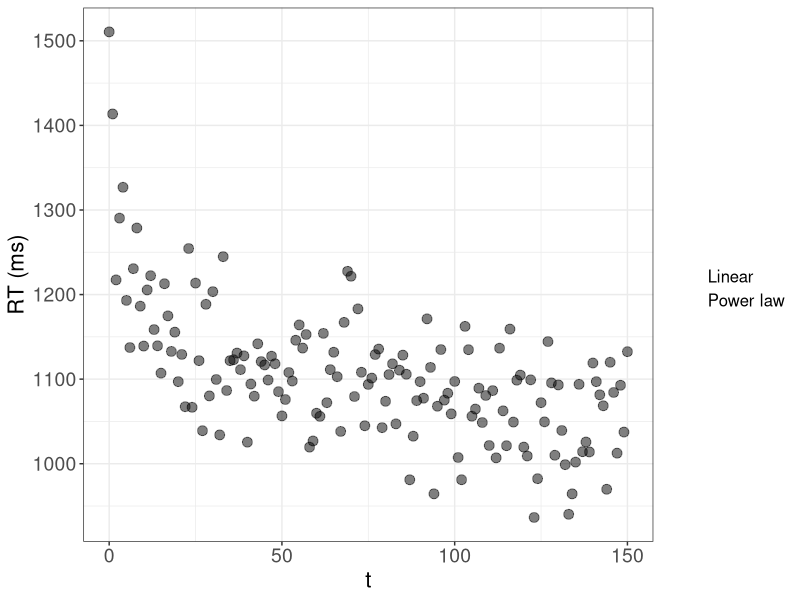
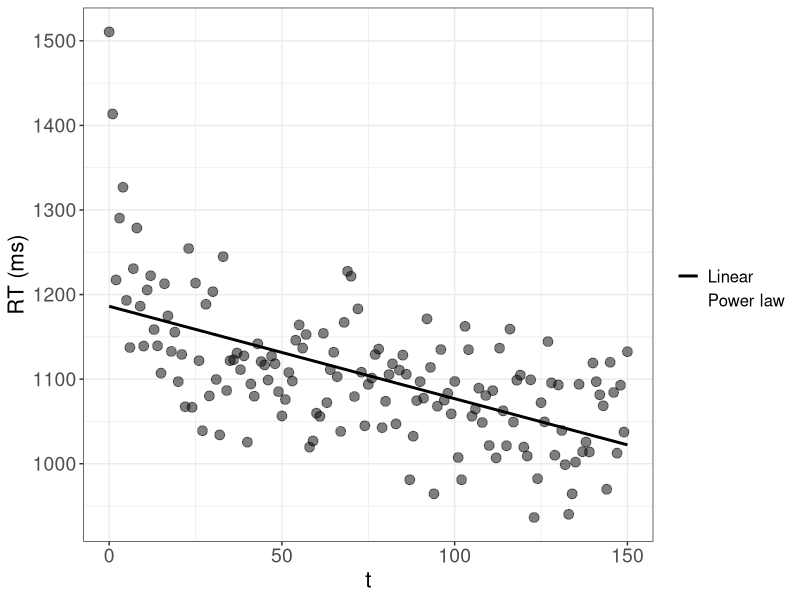
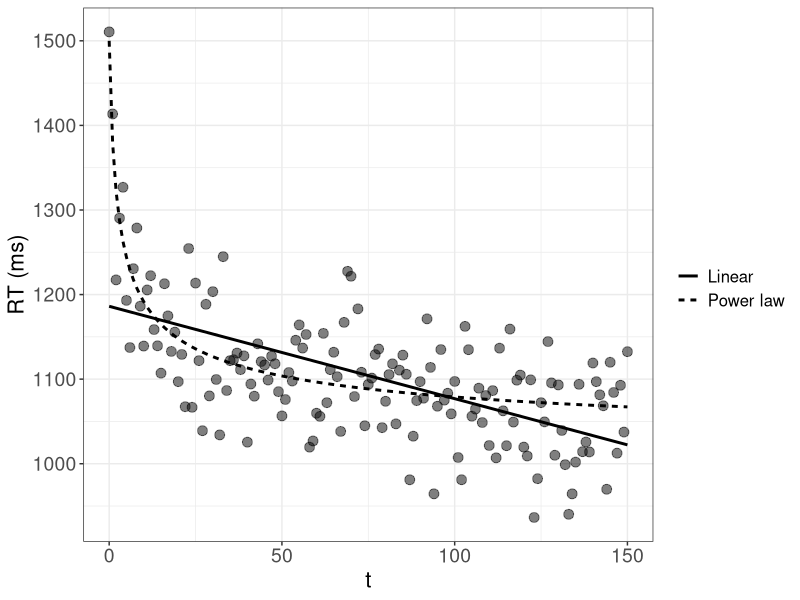
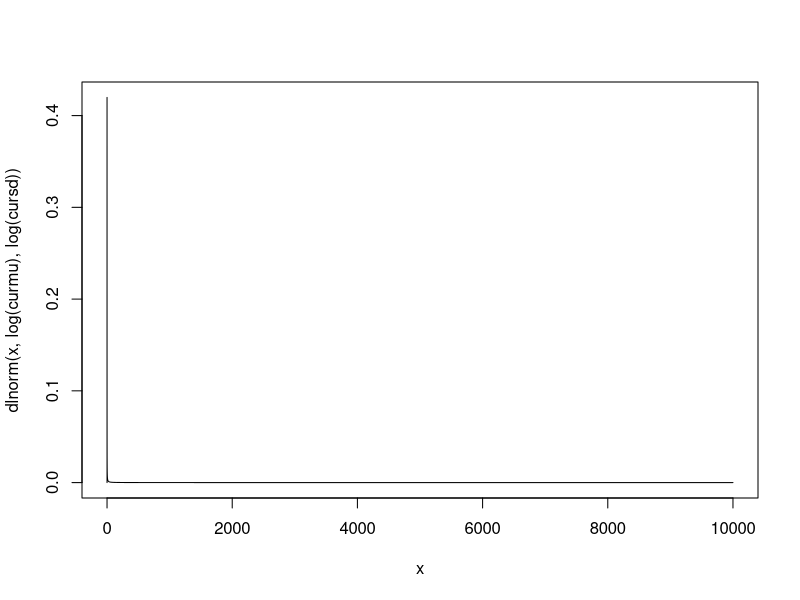
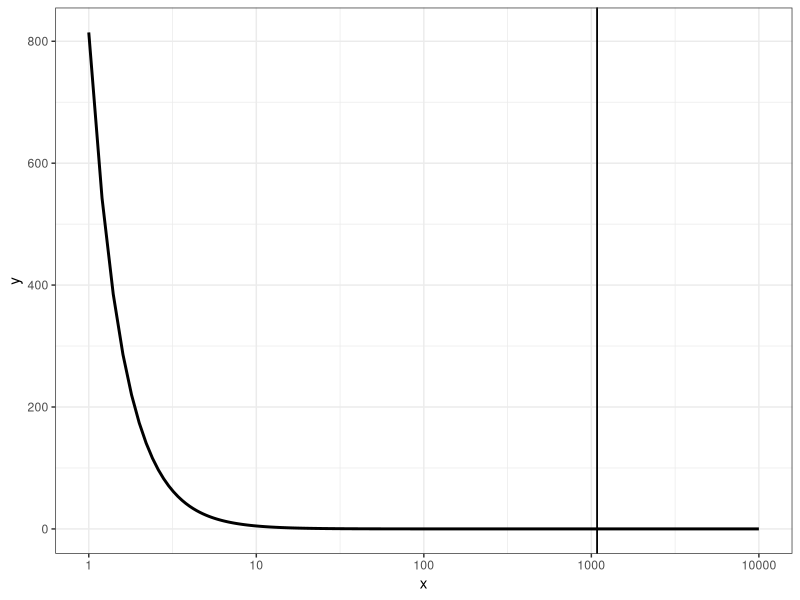
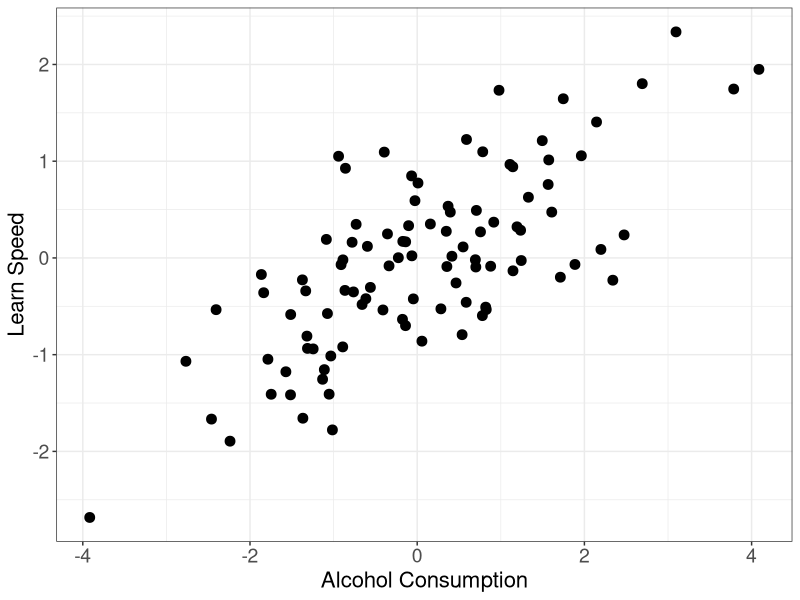
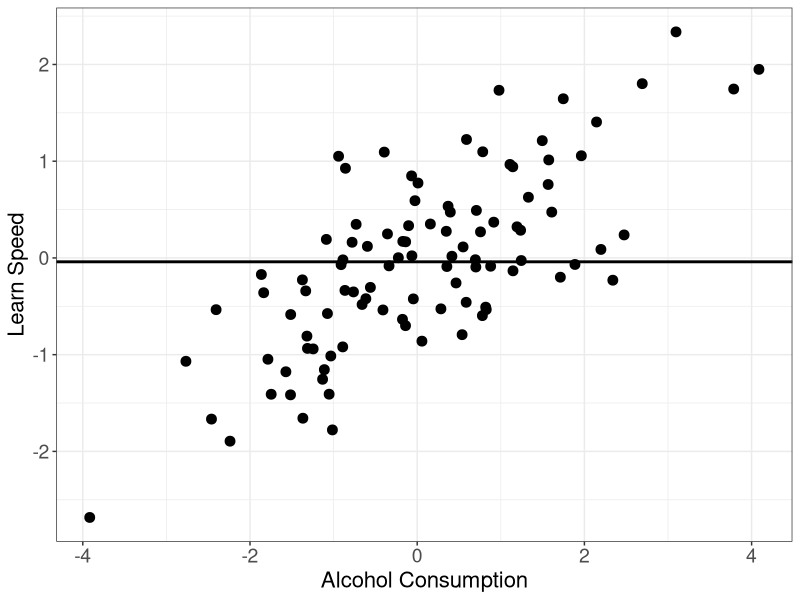
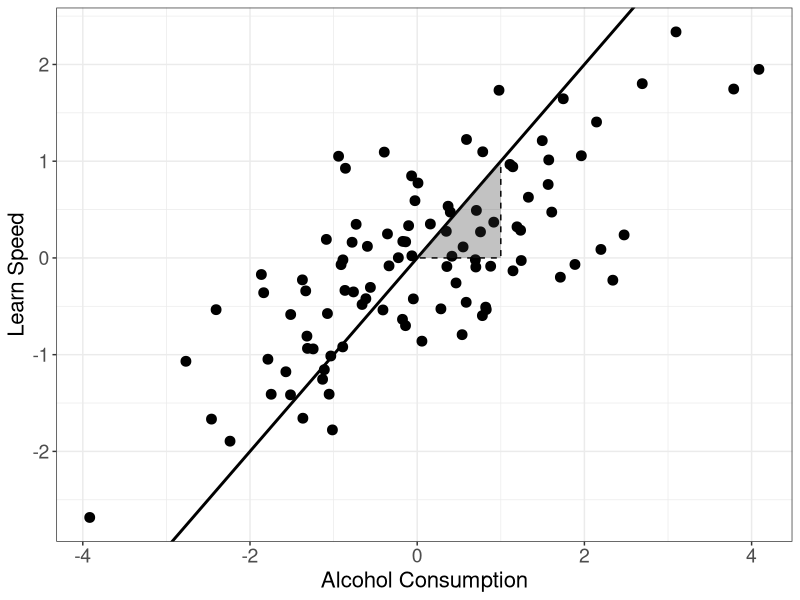

The R script that drew these images, in order:
## ---- chunk 1
library(dplyr)  # basic package for changing data structures.

library(ggplot2)  # important package for plotting.

thlg <- theme(axis.title = element_text(size = 16),
              axis.text = element_text(size = 14),
              legend.title = element_text(size = 14),
              legend.text = element_text(size = 12))
## ---- chunk 2

# Forgetting data:
  N <- 150
  t <- 0:N

  # Power:
    Ap <- 1000
    Bp <- 500
    bet <- 0.4
  
    RTp <- Ap + Bp * (t + 1)^(-bet) + rnorm(N + 1, 0, 50)

  # Exponential:
    Ae <- 1000
    Be <- 500
    alp <- 0.6
  
    RTe <- Ae + Be * exp(-alp * t) + rnorm(N + 1, 0, 50)

  # Linear:

# Plotting:
  pow_lin_dat <- data.frame(t = t, RTp = RTp, RTe = RTe,
              pred_p = Ap + Bp * (t + 1)^(-bet),
              pred_e = Ae + Be * exp(-alp * t)) %>%
    ggplot(aes(x = t)) +
    geom_point(aes(y = RTp), size = 3, alpha = 0.5) +
    labs(y = "RT (ms)", linetype = "") +
    geom_line(aes(y = pred_p, linetype = "Power law"), linewidth = 1, color = NA) +
    # geom_line(aes(y = pred_e, linetype = "Exponetial law"), linewidth = 1) +
    # Linear:
    geom_smooth(aes(y = RTp, linetype = "Linear"), method = "lm", se = FALSE, linewidth = 1, color = NA) +
    theme_bw() +
    thlg

  pow_lin_dat

  ggsave("_figures/pow_lin_dat.png", height = 12, width = 16, unit = "cm")


  pow_lin <- pow_lin_dat +
    # geom_line(aes(y = pred_e, linetype = "Exponetial law"), linewidth = 1) +
    # Linear:
    geom_smooth(aes(y = RTp, linetype = "Linear"), method = "lm", se = FALSE, linewidth = 1, color = "black")

  
  pow_lin
  ggsave("_figures/lin.png", height = 12, width = 16, unit = "cm")


  pow_lin +
    geom_line(aes(y = pred_p, linetype = "Power law"), linewidth = 1)

  ggsave("_figures/pow_lin.png", height = 12, width = 16, unit = "cm")

## ---- chunk 3
# Average tax cut of $ 1,083 
# 
# But: 80% receive less than this cut, half (around 45 Million people) receive less than $ 100, $ 30,127 for the top 1%

# Try with lognormal:
  curmu <- 0.01
  cursd <- 10000
  
  x <- seq(0, curmu + cursd, by = 0.1)
  plot(x, dlnorm(x, log(curmu), log(cursd)), type = "l")
  
  
  1- plnorm(c(30127), log(curmu), log(cursd))
  plnorm(c(1083, 100), log(curmu), log(cursd))
  
  # Target probabilities:
  c(0.01, 0.8, 0.5)
  
  # Use a pareto distribution:
    # Equations:
    # x_m = 1/(1 - 0.5)^(-1/a) = 100
    # x_m = 1/(1 - 0.8)^(-1/a) = 1083
    # x_m = 1/(1 - 0.01)^(-1/a) = 30127
    # a <- 1083/(1083-x_m)


    x_m <- 200 

    a <- 1083/(1083-x_m)
    
    
    x <- seq(1, 10000, by = 0.2)

    pout <- (a * x_m^a)/(x^(a+1))  # PDF.

    (mpar <- (a * x_m)/(a - 1))
    # To have a mean of 1083 a can be: a = mpar/(mpar - x_m)
    
    (qtpar08 <- x_m * (1 - 0.8)^(-1/a))  # 30127

    (qtpar05 <- x_m * (1 - 0.5)^(-1/a))
    

    data.frame(x = x, y = pout) %>%
      ggplot(aes(x = x, y = y)) +
      geom_line(linewidth = 1) +
      geom_vline(aes(linetype = "mean"), xintercept = mpar) +
      geom_vline(aes(linetype = "mean"), xintercept = mpar) +
      scale_x_continuous(trans = "log10") +
      thlg +
      theme_bw()
  

## ---- chunk 4
# Simple linear relationship:
  n <- 100
  set.seed(09234)
  learn_speed <- rnorm(n)
  alcohol <- rnorm(n, learn_speed)  # assuming that more intelligent people drink more  
## ---- chunk 5

  plt_alc_learn <- data.frame(alcohol = alcohol, learn_speed = learn_speed) %>%
    ggplot(aes(x = alcohol, y = learn_speed)) +
    geom_point(size = 3) +
    labs(x = "Alcohol Consumption", y = "Learn Speed", linetype = "") +
    theme_bw() +
    thlg

# Show and save:
plt_alc_learn

ggsave("_figures/alc_learn_raw.png", height = 12, width = 12, unit = "cm")
## ---- chunk 6
plt_alc_learn +
    geom_hline(yintercept = mean(learn_speed), linewidth = 1)

ggsave("_figures/alc_learn_mean.png", height = 12, width = 12, unit = "cm")
## ---- chunk 7
  plt_alc_learn +
      # Linear:
      geom_abline(slope = 1, linewidth = 1) +
      annotate(geom = "polygon", x = c(1, 0, 1), y = c(1, 0, 0),
              linetype = "dashed", color = "black",
              alpha = 0.3)
  
  ggsave("_figures/alc_learn_lm.png", height = 12, width = 12, unit = "cm")


# Fitted model:
  fit <- lm(learn_speed ~ alcohol)
  summary(fit)

  ic <- coef(fit)["(Intercept)"]   # intercept.
  slp <- coef(fit)["alcohol"]

plt_alc_learn +
    # Linear:
    geom_smooth(method = "lm", se = FALSE, linewidth = 1, color = "black") +
    geom_abline(intercept = ic, slope = slp, linewidth = 1) +
    annotate(geom = "polygon", x = c(1, 0, 1), y = c(1, 0, 0) * slp + ic,
            linetype = "dashed", color = "black",
            alpha = 0.3) +
    annotate(geom = "text", x = 1, y = slp/2 + ic, label = round(slp, 2), size = 6, hjust = 0)

ggsave("_figures/alc_learn_fit.png", height = 12, width = 12, unit = "cm")
## ---- chunk 8
n_correct <- 0:10
pvals <- dbinom(n_correct, size = 10, prob = .75)
pmass <- data.frame(n_correct = factor(n_correct), pn = pvals) %>%
  ggplot(aes(x = n_correct, y = pn)) +
  geom_col() +
  # scale_x_binned(n.breaks = 11, show.limits = TRUE, right = FALSE) +
  theme_classic()

pmass
ggsave("_figures/pmass.png", height = 12, width = 12, unit = "cm")

pmass +
  annotate(geom = "segment", 
           x = 8, y = 0, yend = pvals[n_correct == 7], linetype = "dashed", linewidth = 1) +
  annotate(geom = "segment", 
           x = 0, xend = 8, y = pvals[n_correct == 7], linetype = "dashed", linewidth = 1) +
  annotate(geom = "point", x = 8, y = pvals[n_correct == 7], size = 3)

ggsave("_figures/pmass_lik.png", height = 12, width = 12, unit = "cm")

# Density:
tr <- seq(0, 30, by = 0.01)
dvals <- dlnorm(tr, 2, 1.7)
pdens <- data.frame(t = tr, dens = dvals) %>%
  ggplot(aes(x = tr, y = dens)) +
  geom_line(linewidth = 1) +
  theme_classic()

pdens
ggsave("_figures/pdens.png", height = 12, width = 12, unit = "cm")

pdens +
  annotate(geom = "segment", 
           x = 7, y = 0, yend = dvals[tr == 7], linetype = "dashed", linewidth = 1) +
  annotate(geom = "segment", 
           x = 0, xend = 7, y = dvals[tr == 7], linetype = "dashed", linewidth = 1) +
  annotate(geom = "point", x = 7, y = dvals[tr == 7], size = 3)
ggsave("_figures/pdens_lik.png", height = 12, width = 12, unit = "cm")
## ---- chunk 9
# Define function:
value_function <- function(x, alp, bet = alp, lamb){
  ifelse(x >= 0, x^alp, -lamb * (-x)^bet)
}


# Visualize:
  x <- seq(-100, 100, by = 1)  # define values.


# Create combinations of different parameters:
  dm <- expand.grid(alp = c(0.1, 0.5, 0.8), lambda = c(1, 2))

# Get data for each combination:
  outlist <- apply(dm, MARGIN = 1, FUN = function(rw){
    data.frame(x = x, V = value_function(x, alp = rw[1],
      lamb = rw[2]), alp = rw[1], lamb = rw[2]) 
  })

  outdat <- do.call(rbind, outlist)  # combine the list into a single data.frame.

outdat %>%
  ggplot(aes(x = x, y = V, color = alp, linetype = factor(lamb), group = interaction(lamb, alp))) +
  geom_line(linewidth = 1) +
  scale_color_distiller(palette = "Spectral") +
  theme_classic()

ggsave("_figures/valfun.png", height = 12, width = 12, unit = "cm")
## ---- chunk 10
probdat <- seq(0.05, 0.95, by = 0.15)  # probabilities.

# FUnction to generate rewards:
curprob <- probdat[1]  # selecting a probability.

tr <- 200  # 200 rounds.
rbinom(tr, 1, curprob)  # get an outcome according to a bernoulli distribution.

# Simple Q-learning:-----------------
  get_cmat <- function(choice, input){
    
    # Input matrix with row and column indices and values:
    inp <- as.matrix(cbind(1:length(choice), choice, input))
    
    # Get own rewards for each choice:
    cmat <- matrix(0, ncol = 2, nrow = length(choice)) 
    cmat[inp[,1:2]] <- inp[, 3]
    
    return(cmat)
    
  }

  # Utility function:
  utpay <- function(rew, choice) {
  
    # Input matrix with row and column indices and values:
    paymat <- get_cmat(choice = choice, input = rew)
    
    return(paymat)

  }

update_q <- function(qprev,  # vector of previous q values
                     ut,  # vector of rewards / utilities.
                     alp,  # alpha
                     update_unchosen = TRUE,
                     choices = NA
)  {
  
  
  pred_err <- ut - qprev  # prediction error.
  
  # Should the unchosen option be updated?
  if(!update_unchosen){
    # Set prediction error == 0 for unchosen option:
    pred_err[3 - choices] <- 0
      # Note: Replace 2 by length(options) for more than 2 options.
      # Alternatively: Update the unchosen and rewarded option with 1? 
    # ut[cbind(1:3, choices + 1)]  # rewards from chosen.
    
  }
  
  qnew <- qprev + alp * pred_err
  
  return(qnew)
  
}


  simfun <- function(theta, competition = TRUE, op_prob = c(0.5, 0.5),
                       utfun = utpay, nind = 3, maxtr = 200, maxrew = 1){
      
      ## 4.1 Get parameters:  
      lpar <- theta[1]  # get corresponding learning parameter phi/alpha.
      soft <- theta[length(theta)]  # softmax parameter is always last in list!.
      
      # For mimicking Schulze et al., the softmax paramter is transformed
      # (we use soft instead of c to avoid collision):
      
      soft <- 3^(10 * soft) - 1  
      
      # First round: -------------------------------------------------------
      # Choices (rows are rounds, columns individuals):
      cmat <- matrix(sample(c(0, 1), size = nind, prob = c(0.5, 0.5), replace = TRUE),
                     nrow = 1)
      
      # Rewards (rows are rounds, columns individuals):
      rew_choice <- sample(c(0, 1), size = 1,
                           prob = op_prob)
      rmat <- ifelse(rew_choice == cmat & any(rew_choice == cmat),  
                      # if any chose the rewarded option for all.
                     competition * maxrew/sum(rew_choice == cmat) +
                       (1 - competition) * maxrew,  # maximum reward distributed.  
                     0)
      
      # utfun(rew = rmat[1, ], choice = cmat[1,])
      utmat <- array(rep(0, 2 * nind * maxtr), dim = c(nind, 2, maxtr))  # utility matrix in given round.
      # Individuals are rows, opotions are columns.
      
      utmat[, rew_choice + 1, 1] <- rmat  # add rewarded option.
      # TODO: Translate utuitlity if necessary.
      utmat[,,1:2]
      
      
      ## 3.3 Initialize option value matrix:
      optval_mat <- array(rep(NA, 2 * nind * maxtr), dim = c(nind, 2, maxtr))   # option values for each choice
      optval_mat[,,1] <- 0
      
      
      
    # 4.2 Loop over subsequent trials: ---------------------------------
      for(tr in 2:maxtr) {
    
    
        # Learning:
        ## 4.2.1 Get data from previous trial:
        choices <- cmat[tr - 1,]  # choices in previous round.
        pi_cur <- utmat[, , tr - 1]  # get utilities from previous trial.
    
        ## 4.2.2 Update learned values:
    
        # Which formulation is used?
        # TODO: Probably this is actually obsolete as both functions are essentially the same!
    
        # a) A learning rule:
        # Matrix of option values in current round:
        optval_mat_tr <- update_q(qprev = optval_mat[,,tr - 1],
                                  ut = pi_cur,
                                  alp = lpar)
    
        if(is.null(dim(optval_mat_tr))){
          dim(optval_mat_tr) <- c(nind, 2)
        }
    
        # Save option value matrix:
        optval_mat[,,tr] <- optval_mat_tr  # get a matrix of q-values.
    
        # Choices:
        # subtraction of each row's maximum to avoid overflow problems.
        optval_mat_tr <- t(apply(optval_mat_tr, MAR = 1, function(x) x - max(x)))
    
        # Adapted from Charley:
        p <- exp(optval_mat_tr * soft)  # Softmax rule.
        # TODO: Use division or multiplication?
    
        p <- p/rowSums(p)  # get probabilities for each option.
    
        # Get a choice for each individual:
        # sample(matrix(rep(c(0, 1), each = nind), ncol = 2), size = nind, replace = TRUE, prob = p)
    
        cvec <- apply(p, MARGIN = 1, FUN = function(p){
          sample(c(0, 1), size = 1, prob = p)
        })
    
        cmat <- rbind(cmat, cvec)
    
        # Rewards:
        # Rewards (rows are rounds, columns individuals):
        rew_choice <- sample(c(0, 1), size = 1, prob = op_prob)
        rmat <- ifelse(rew_choice == cvec & any(rew_choice == cvec),  # if any chose the rewarded option for all.
                       competition * maxrew/sum(rew_choice == cvec) +
                         (1 - competition) * maxrew/2,  
                          # maximum reward distributed (divide by 2 for non-competition).
                       0)
    
    
        utmat[, rew_choice + 1, tr] <- rmat  # add rewarded option.
        # TODO: Translate utuitlity if necessary.
    
      }  # eof. loop.
    
      return(list(cmat = cmat, optval = optval_mat))
    
    }
## ---- chunk 11
theta_cur <- 0.1

dm <- expand.grid(theta_cur = c(0.2, 0.8),
                  p = c(0.2, 0.5, 0.9),
                  alp = 0.9)

outlist <- lapply(1:nrow(dm), FUN = function(rw){
  simout <- simfun(theta = c(dm$alp[rw], dm$theta_cur[rw]), nind = 1, op_prob = c(dm$p[rw], 1-dm$p[rw]))

  soft <- 3^(10 * dm$theta_cur[rw]) - 1  

  optval_mat_tr <- t(apply(simout$optval[1,,], MAR = 2, function(x) x - max(x)))
  oprobs <- exp(optval_mat_tr * soft)
  data.frame(tr = 1:length(simout$cmat), p = dm$p[rw], theta = dm$theta_cur[rw],
        oval = simout$optval[,2,], oprob = (oprobs/rowSums(oprobs))[,2], 
        choice = simout$cmat)
})


do.call(rbind, outlist) %>%
  ggplot(aes(x = tr, y = oprob, color = factor(p))) +
  facet_grid(theta ~ p, labeller = label_both) +
  geom_line(linewidth = 0.5, alpha = 0.7) +
  geom_point(aes(y = choice), position = position_jitter(height = 0.01)) +
  scale_color_brewer(palette = "Dark2") +
  theme_bw() +
  theme(legend.position = "bottom")

ggsave("_figures/rl_example.png", height = 16, width = 24, unit = "cm")
## ---- chunk 12
#define parameters to generate data
nDataPts  <- 20
rho       <- .8  # correlation.
intercept <- .0

# generate synthetic data
dat <- matrix(0, nDataPts, 2)
dat[ ,2] <- rnorm(nDataPts)   
dat[ ,1] <- rnorm(nDataPts)*sqrt(1.0-rho^2) + dat[ ,2]*rho + intercept  

dat

plot(dat)
## ---- chunk 13
lm(dat[,1] ~ dat[,2])
## ---- chunk 14
# plot data and current predictions          
getregpred <- function(parms, dat) {
  regpred <- parms["b0"] + parms["b1"] * dat[ ,2]           
  
  #wait with drawing a graph until key is pressed
  par(ask=TRUE)
  plot   (dat[ ,2], type="n", las=1, ylim=c(-2,2), xlim=c(-2,2), xlab="X", ylab="Y")
  par(ask=FALSE)
  points (dat[ ,2], dat[ ,1], pch=21, bg="gray")
  lines  (dat[ ,2], regpred, lty="solid")
  
  return(regpred)
}  
## ---- chunk 15
#obtain current predictions and compute discrepancy
rmsd <- function(parms, data1) {          
  preds <- getregpred(parms, data1)        
  rmsd <- sqrt(sum((preds-data1[ ,1])^2)/length(preds))
}
## ---- chunk 16
# Define the grid:
dm <- expand.grid(b0 = seq(-0.2, 0.2, by = 0.2), b1 = seq(-1, 1, by = 0.5))

cur_discr <- 10000
bestrow <- NA

for(i in 1:nrow(dm)){
  cur_rmsd <- rmsd(parms = unlist(dm[i,]), data1 = dat)

  if(cur_rmsd < cur_discr){
    cur_discr <- cur_rmsd
    bestrow <- i
  }
}

cur_discr
dm[bestrow,]
## ---- chunk 17
# Nelder-Mead:
startParms <- c(-1., .2) 
names(startParms) <- c("b1", "b0")
#obtain parameter estimates
xout <- optim(startParms, rmsd, data1 = dat)

# Show paramters:
xout
## ---- chunk 18
# Choices for first parameters.
cur_choices <- outlist[[1]]$choice

mean(outlist[[1]]$choice)

# Fixed choice probability:

ps <- seq(0, 1, by = 0.1)

lls <- sapply(ps, FUN = function(p){
  ll <- dbinom(cur_choices, size = 1, p, log = TRUE)
})

deviance <- -2 * colSums(lls)
min(deviance)

ps[which.min(deviance)]
## ---- chunk 19
dm <- expand.grid(alp = seq(0, 1, by = 0.1),
                  theta = seq(0, 1, by = 0.1))

# Choices for first parameters.
outlist[[1]]$choice
